Frame 1 (no input): blank canvas, image omitted
Frame 60 (no input): blank canvas, image omitted
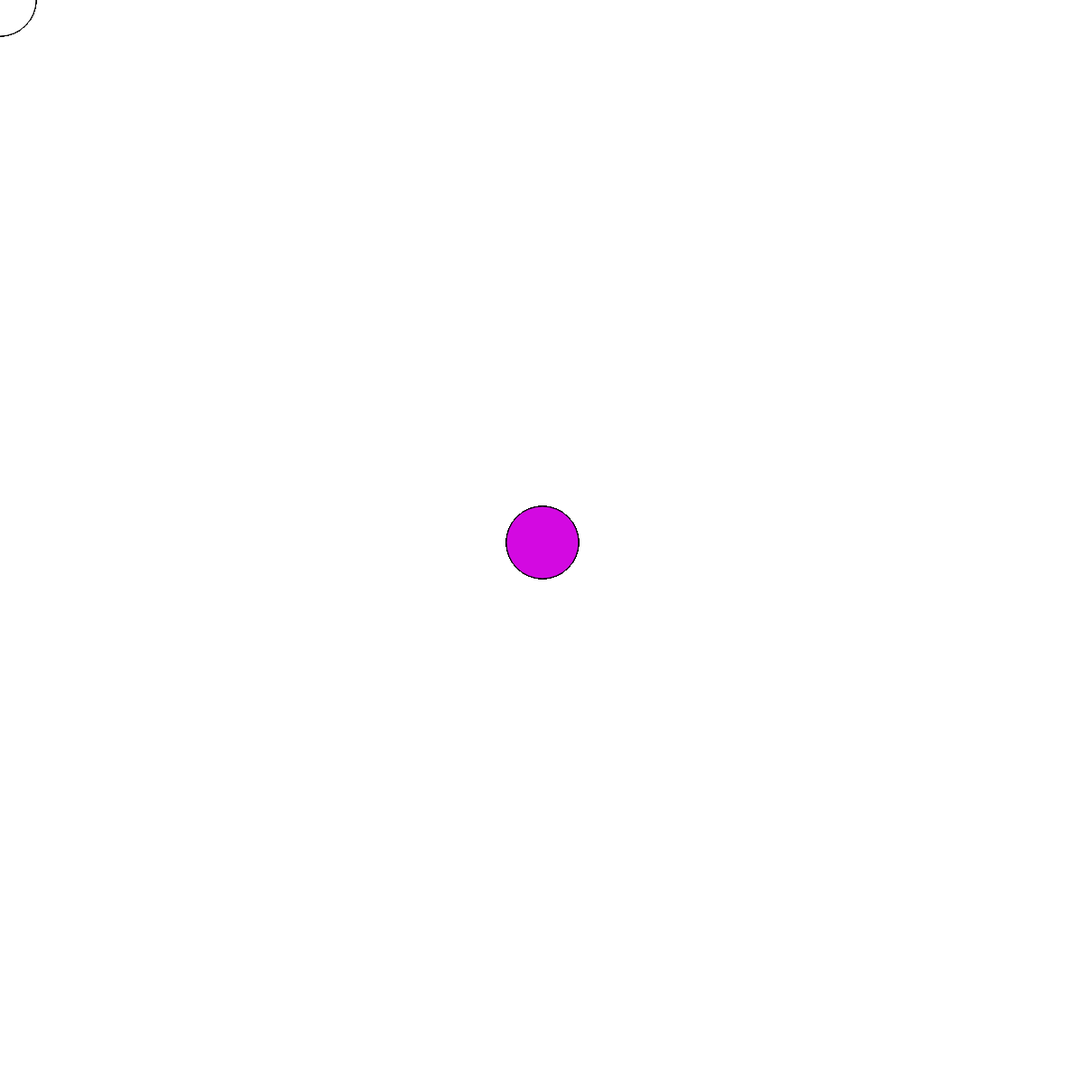
Frame 120 (the mouse pressed at the canvas centre since frame 60)

The p5.js sketch whose frames 1 and 60 were blank and that drew this single picture after the mouse press (run headless with seeded random() and noise() and a simulated clock; from frame 60 on, the mouse is pressed at the canvas centre):

// p5.js sketch
// ── sketch.js
function setup() {
    createCanvas(1200, 1200);
  }

  function getRandomColor() {
    var letters = '0123456789ABCDEF';
    var color = '#';
    for (var i = 0; i < 6; i++) {
      color += letters[Math.floor(Math.random() * 16)];
    }
    return color;
  }


  function draw() {
    if (mouseIsPressed) {
      fill(getRandomColor());
    } else {
      fill(255);
    }
    ellipse(mouseX, mouseY, 80, 80);
  }
